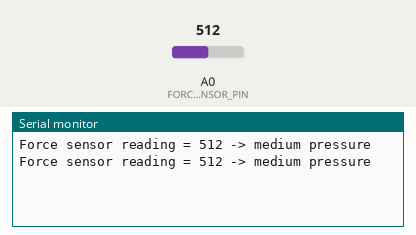
Recording of a sketch running on a simulated Arduino Uno, built with avr-gcc and run on an emulated ATmega328P. Shown: the last lines printed to the serial monitor. Inputs (shaded band) come from the test bench; at power-on: A0 (FORCE_SENSOR_PIN) = 512.

Above: at 1.8 s.
1.9 s: A0 (FORCE_SENSOR_PIN) set to 490
At 2.6 s:
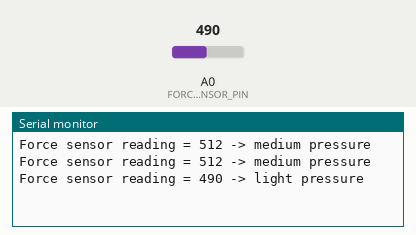
4.5 s: A0 (FORCE_SENSOR_PIN) set to 190
At 5.8 s:
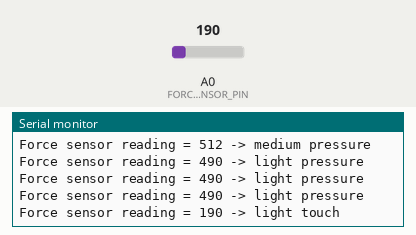
7.5 s: A0 (FORCE_SENSOR_PIN) set to 0
At 8.5 s:
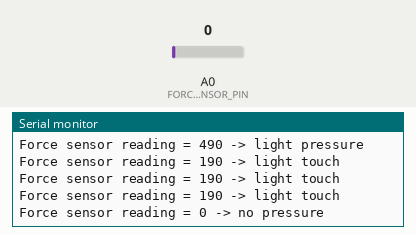
10.5 s: A0 (FORCE_SENSOR_PIN) set to 810
At 11.8 s:
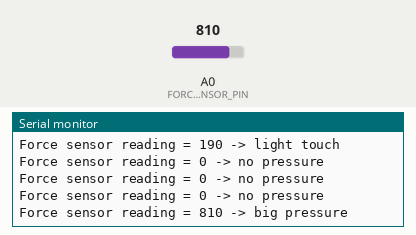

Measured:
- after the input at 1.9 s, the serial monitor: prints a new line after 0.10 s (image 1)
- after the input at 4.5 s, the serial monitor: prints a new line after 0.50 s (image 2)
- after the input at 7.5 s, the serial monitor: prints a new line after 0.51 s (image 3)
- after the input at 10.5 s, the serial monitor: prints a new line after 0.51 s (image 4)

The sketch:

ForcePressure_sensor.ino
```cpp
#define FORCE_SENSOR_PIN A0

void setup() {
  Serial.begin(9600);
}

void loop() {
  int analogReading = analogRead(FORCE_SENSOR_PIN);

  Serial.print("Force sensor reading = ");
  Serial.print(analogReading);

  if (analogReading < 10)
    Serial.println(" -> no pressure");
  else if (analogReading < 200)
    Serial.println(" -> light touch");
  else if (analogReading < 500)
    Serial.println(" -> light pressure");
  else if (analogReading < 800)
    Serial.println(" -> medium pressure");
  else
    Serial.println(" -> big pressure");

  delay(1000);
}
```
